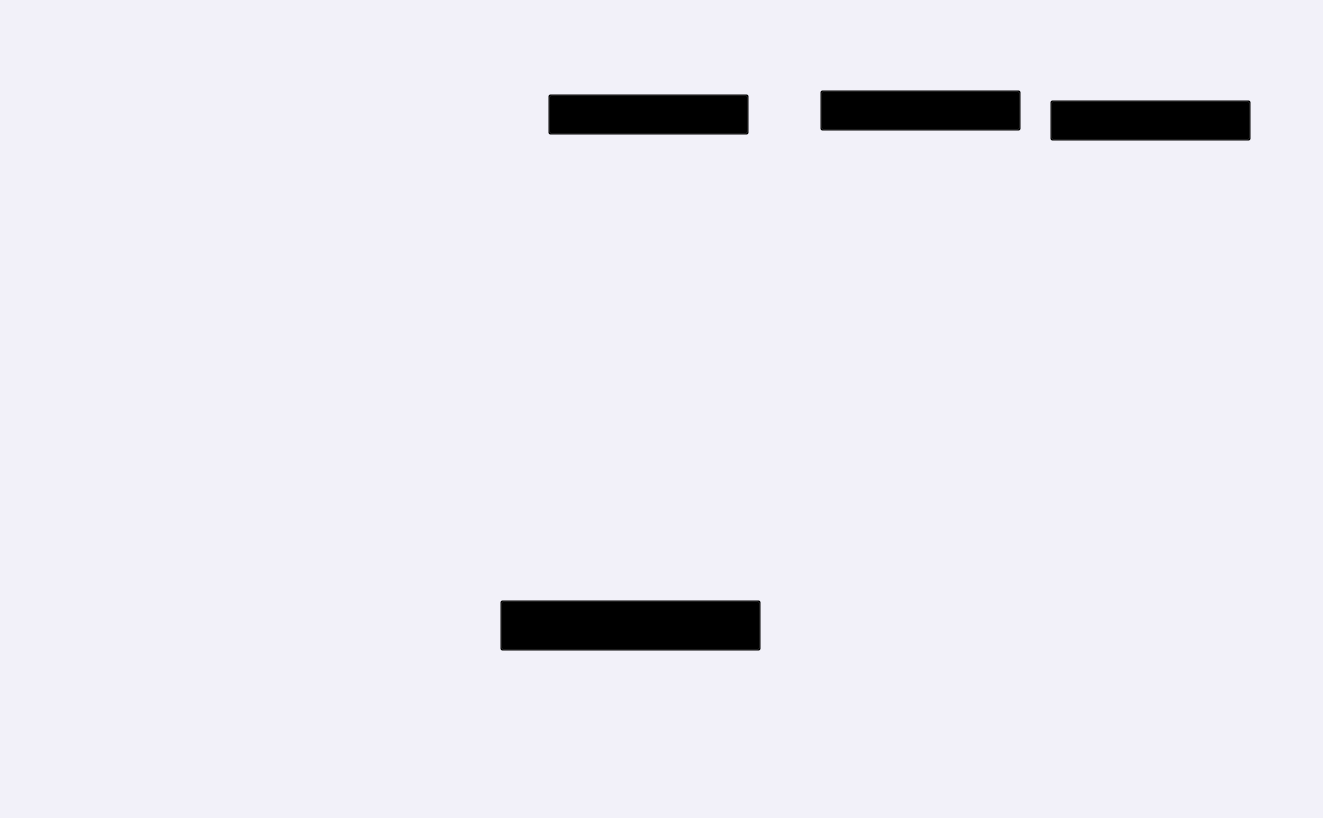
<?xml version="1.0" encoding="UTF-8"?>
<ui version="4.0">
 <class>MainWindow</class>
 <widget class="QMainWindow" name="MainWindow">
  <property name="geometry">
   <rect>
    <x>0</x>
    <y>0</y>
    <width>1323</width>
    <height>818</height>
   </rect>
  </property>
  <property name="windowTitle">
   <string>MainWindow</string>
  </property>
  <property name="styleSheet">
   <string notr="true">background-color: rgb(242, 241, 249);</string>
  </property>
  <widget class="QWidget" name="centralwidget">
   <widget class="QLabel" name="label">
    <property name="geometry">
     <rect>
      <x>0</x>
      <y>0</y>
      <width>1291</width>
      <height>811</height>
     </rect>
    </property>
    <property name="text">
     <string/>
    </property>
    <property name="pixmap">
     <pixmap>1.jpg</pixmap>
    </property>
    <property name="scaledContents">
     <bool>true</bool>
    </property>
   </widget>
   <widget class="QPushButton" name="GeneralQ_btn">
    <property name="geometry">
     <rect>
      <x>548</x>
      <y>94</y>
      <width>201</width>
      <height>41</height>
     </rect>
    </property>
    <property name="styleSheet">
     <string notr="true">background-color: transparent;</string>
    </property>
    <property name="text">
     <string/>
    </property>
   </widget>
   <widget class="QPushButton" name="PriorityQ_btn">
    <property name="geometry">
     <rect>
      <x>820</x>
      <y>90</y>
      <width>201</width>
      <height>41</height>
     </rect>
    </property>
    <property name="styleSheet">
     <string notr="true">background-color: transparent;</string>
    </property>
    <property name="text">
     <string/>
    </property>
   </widget>
   <widget class="QPushButton" name="BookAppoint_btn">
    <property name="geometry">
     <rect>
      <x>1050</x>
      <y>100</y>
      <width>201</width>
      <height>41</height>
     </rect>
    </property>
    <property name="styleSheet">
     <string notr="true">background-color: transparent;</string>
    </property>
    <property name="text">
     <string/>
    </property>
   </widget>
   <widget class="QPushButton" name="learnmore_btn">
    <property name="geometry">
     <rect>
      <x>500</x>
      <y>600</y>
      <width>261</width>
      <height>51</height>
     </rect>
    </property>
    <property name="styleSheet">
     <string notr="true">background-color: transparent;</string>
    </property>
    <property name="text">
     <string/>
    </property>
   </widget>
  </widget>
 </widget>
 <resources/>
 <connections/>
</ui>
